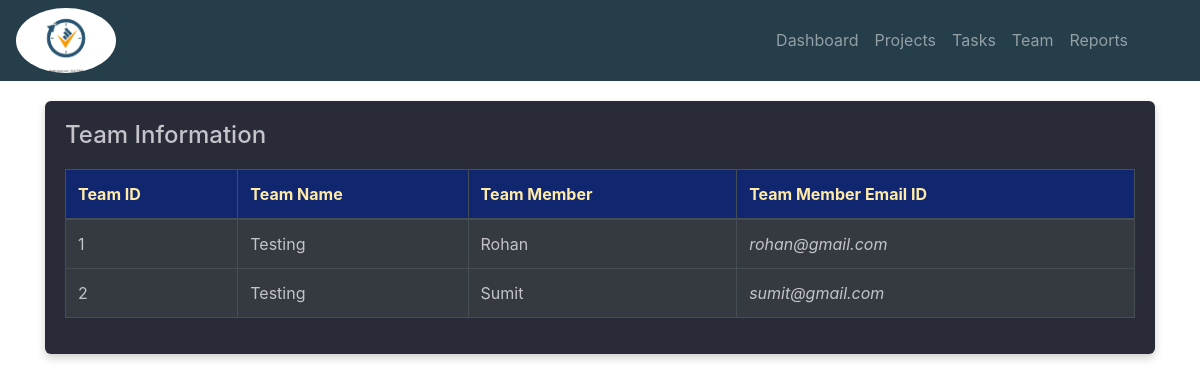
The page /manager/team.php (signed in) on the database its author committed.
### tables this page shows
CREATE TABLE `team` (
  `team_id` int(11) NOT NULL,
  `team_name` varchar(20) NOT NULL,
  `team_leader` int(11) NOT NULL
);

CREATE TABLE `employee` (
  `emp_id` int(11) NOT NULL,
  `name` varchar(20) NOT NULL,
  `role` varchar(20) NOT NULL,
  `email` varchar(40) NOT NULL,
  `resume` longblob DEFAULT NULL,
  `gender` varchar(10) NOT NULL
);

### manager/team.php (the view, shortened to what this page needs)
<?php
$user = $_SESSION['email'];
?>
<!DOCTYPE html>
<html lang="en">
<head>
    <link rel="stylesheet" href="https://maxcdn.bootstrapcdn.com/bootstrap/4.5.2/css/bootstrap.min.css">
    <link rel="stylesheet" href="style2.css">
</head>
<body>
    <?php
    include ("nav.php")
        ?>
    <main>
        <div class="container">
            <div class="dashboard-content">
                <h4>Team Information</h4>
                <div class="table-responsive">
                    <table class="table table-bordered table-dark">
                        <thead>
                            <tr>
                                <th scope="col">Team ID</th>
                                <th scope="col">Team Name</th>
                                <th scope="col">Team Member</th>
                                <th scope="col">Team Member Email ID</th>
                            </tr>
                        </thead>
                        <tbody>
                            <?php
                            include "include/config.php";
                            $sql = "SELECT team.team_id, team.team_name, employee_manager.name AS manager_name, employee_manager.email AS manager_email, employee.name AS team_member_name, employee.email AS team_member_email, team_leader.name AS team_leader_name FROM team INNER JOIN team_member ON team.team_id = team_member.team_id INNER JOIN employee AS employee_manager ON team.team_leader = employee_manager.emp_id INNER JOIN employee ON team_member.emp_id = employee.emp_id INNER JOIN employee AS team_leader ON team.team_leader = team_leader.emp_id WHERE employee_manager.email='$user'";
                            if ($result = mysqli_query($conn, $sql)) {
                                if (mysqli_num_rows($result) > 0) {
                                    for ($i = 0; $i <= 29; $i++) {
                                        $row = mysqli_fetch_array($result);
                                        if ($row !== null) {
                                            ?>
                                            <tr>
                                                <td><?php echo $i+1; ?></td>
                                                <td><?php echo $row[1]; ?></td>
                                                <td><?php echo $row[4]; ?></td>
                                                <td><i><?php echo $row[5]; ?></i></td>
                                            </tr>
                                            <?php
                                        }
                                    }
                                }
                            }
                            ?>
                        </tbody>
                    </table>
                </div>
            </div>
        </div>
    </main>
</body>
</html>

### manager/style2.css (style rules this page uses)
body { font-family: 'Montserrat', sans-serif; background-color: #1f2029; background-image: url('https://s3-us-west-2.amazonaws.com/s.cdpn.io/1462889/pat.svg'); color: #34495e; margin: 0; padding: 0; height: 100%; }
main { display: flex; padding: 20px; justify-content: center; align-items: flex-start; }

### manager/team.php (style rules this page uses)
body { font-family: 'Poppins', sans-serif; font-weight: 300; font-size: 15px; line-height: 1.7; color: #c4c3ca; background-color: #1f2029; background-image: url('https://s3-us-west-2.amazonaws.com/s.cdpn.io/1462889/pat.svg'); overflow-x: hidden; }
main { padding: 20px; }
.container { max-width: 1000px; }
.dashboard-content { background-color: #2a2b38; color: #c4c3ca; padding: 20px; border-radius: 6px; box-shadow: 0 4px 8px 0 rgba(21, 21, 21, .2); }
.table-responsive { margin-top: 20px; }
.table th, .table td { color: #c4c3ca; }
.table thead th { background-color: #102770; color: #ffeba7; }

### rows shown on the page
team: team_name "Testing", employee.name "Rohan", employee.email "rohan@gmail.com", employee.name "Sumit", employee.email "sumit@gmail.com"
